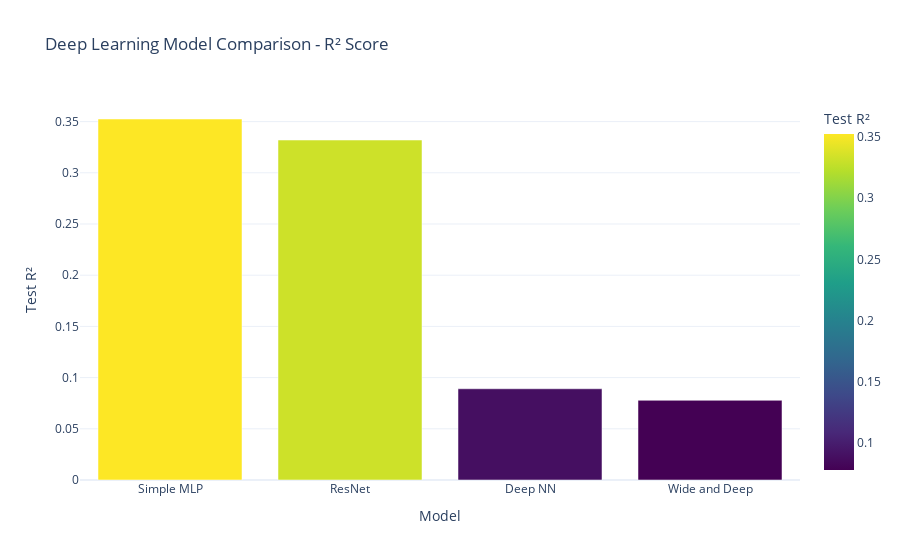

Write notebook code for a chart like this one.
### Code cell
fig = px.bar(
    comparison_df,
    x='Model',
    y='Test R²',
    title='Deep Learning Model Comparison - R² Score',
    color='Test R²',
    color_continuous_scale='Viridis'
)
fig.update_layout(template='plotly_white')
fig.write_html('reports/figures/30_dl_model_r2.html')
fig.show()

### Figure 1 — Plotly figure (JSON) as saved in the notebook; plotly's stock layout.template omitted (floating-point values rounded to 4 significant figures)
{"data": [{"hovertemplate": "Model=%{x}<br>Test R²=%{marker.color}<extra></extra>", "legendgroup": "", "marker": {"color": [0.3525, 0.332, 0.08909, 0.07782], "coloraxis": "coloraxis", "pattern": {"shape": ""}}, "name": "", "orientation": "v", "showlegend": false, "textposition": "auto", "type": "bar", "x": ["Simple MLP", "ResNet", "Deep NN", "Wide and Deep"], "xaxis": "x", "y": [0.3525, 0.332, 0.08909, 0.07782], "yaxis": "y"}], "layout": {"barmode": "relative", "coloraxis": {"colorbar": {"title": {"text": "Test R²"}}, "colorscale": [[0, "#440154"], [0.1111, "#482878"], [0.2222, "#3e4989"], [0.3333, "#31688e"], [0.4444, "#26828e"], [0.5556, "#1f9e89"], [0.6667, "#35b779"], [0.7778, "#6ece58"], [0.8889, "#b5de2b"], [1, "#fde725"]]}, "legend": {"tracegroupgap": 0}, "title": {"text": "Deep Learning Model Comparison - R² Score"}, "xaxis": {"anchor": "y", "domain": [0, 1], "title": {"text": "Model"}}, "yaxis": {"anchor": "x", "domain": [0, 1], "title": {"text": "Test R²"}}}}
